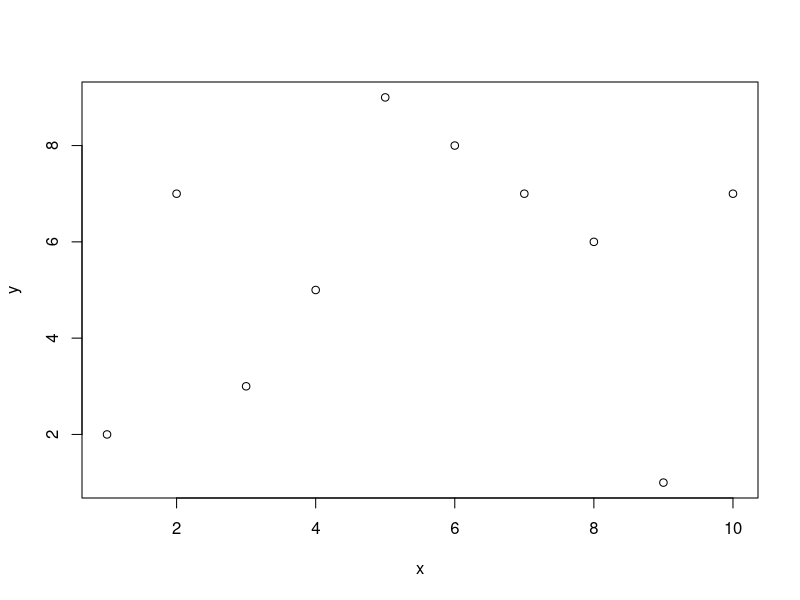
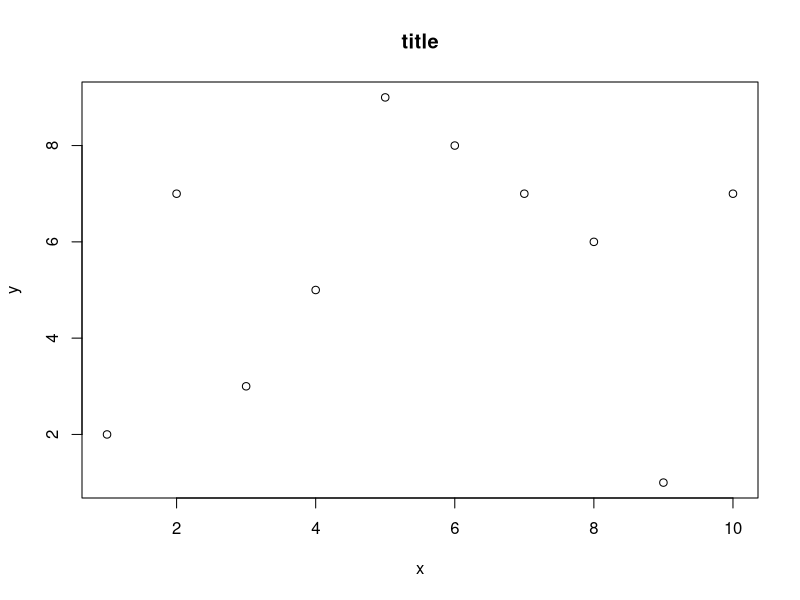
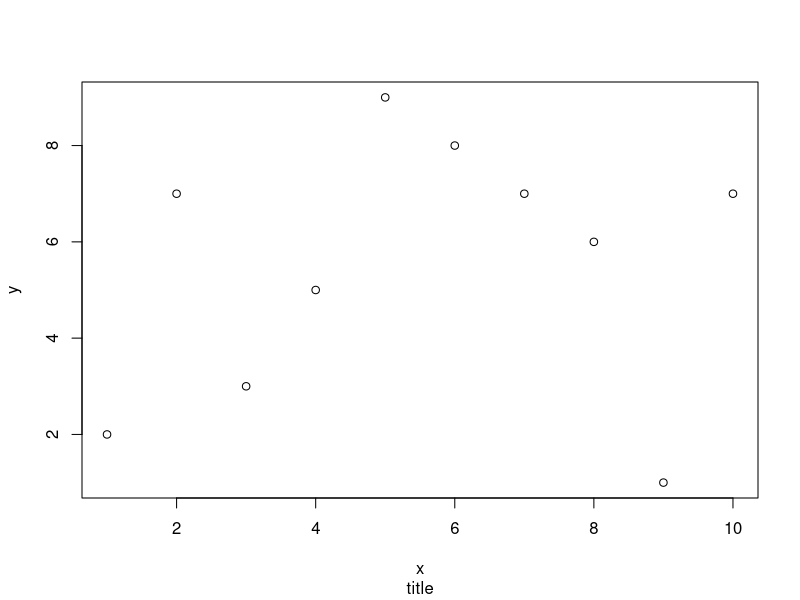
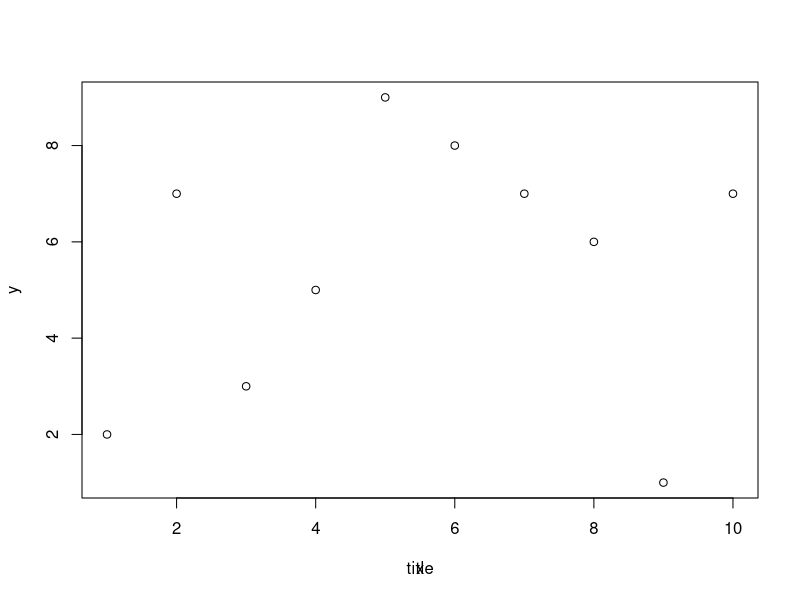
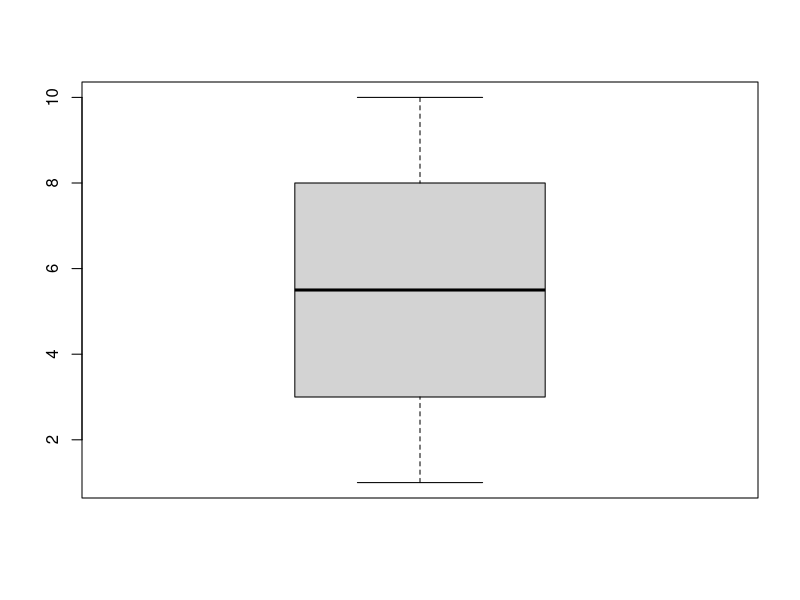
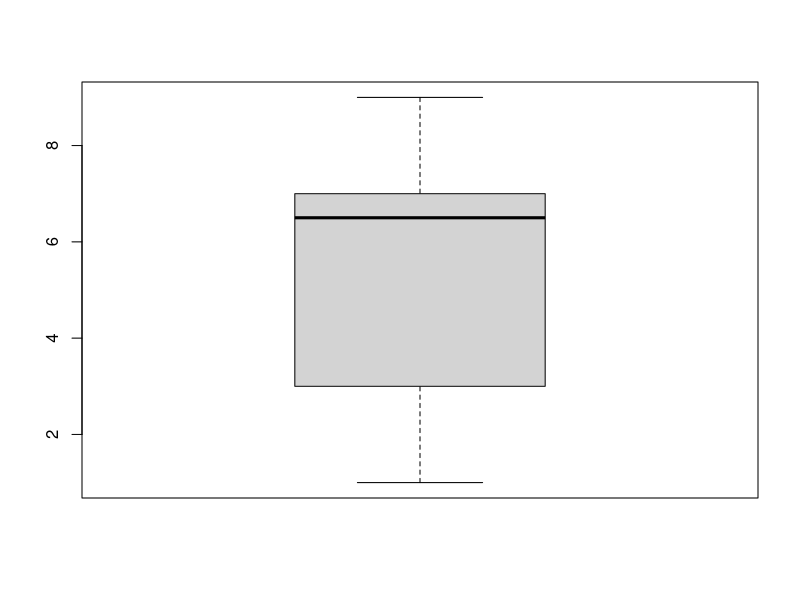
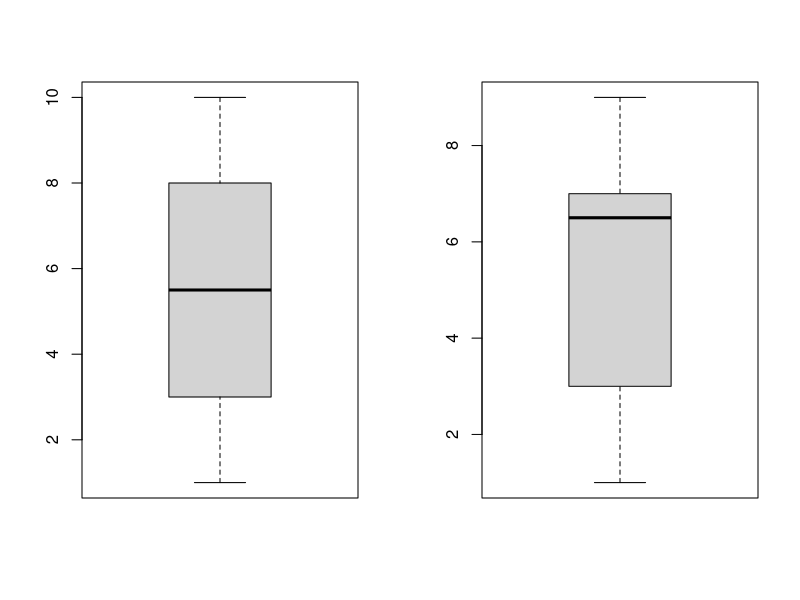
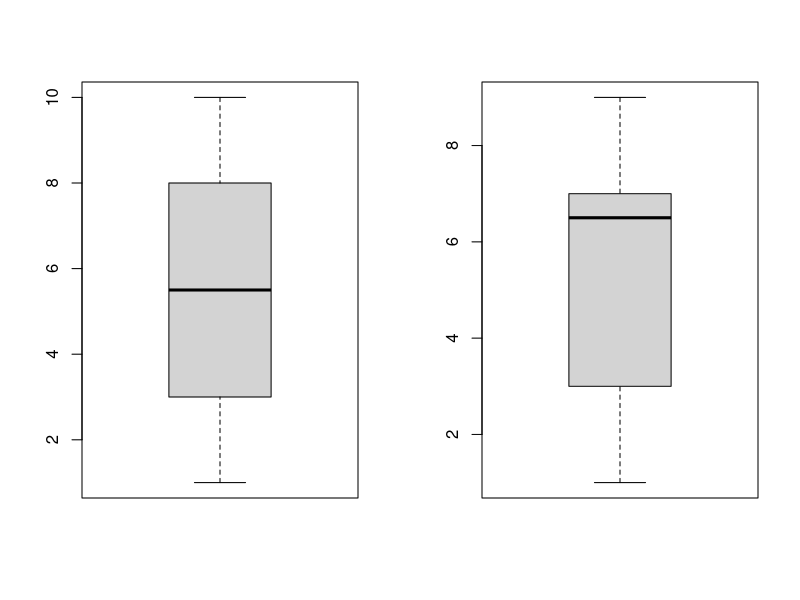

These figures' R source, in order:
## ---- chunk 1
x=1:10
y=c(2,7,3,5,9,8,7,6,1,7)
plot(x,y)
## ---- chunk 2
x=1:10
y=c(2,7,3,5,9,8,7,6,1,7)
plot(x,y)
title(main = "title")
## ---- chunk 3
x=1:10
y=c(2,7,3,5,9,8,7,6,1,7)
plot(x,y)
title(sub = "title")
## ---- chunk 4
x=1:10
y=c(2,7,3,5,9,8,7,6,1,7)
plot(x,y)
title(xlab = "title")
## ---- chunk 5
boxplot(x)
boxplot(y)
par(mfrow=c(1,2))
## ---- chunk 6
par(mfrow=c(1,2))
boxplot(x)
boxplot(y)
## ---- chunk 7
par(mfrow=c(boxplot(x),boxplot(y)))
## ---- chunk 8
x=c(1:5,3:7,1:6)
hist(x)
## ---- chunk 9
#install.packages("MASS")
library(MASS)
car.table <- table(Cars93$Type)
barplot(car.table,main = "汽車型態的次數分配直條圖")
pie(car.table,main = "汽車型態的次數分配圓餅圖")
## ---- chunk 10
#install.packages("MASS")
library(MASS)
car <- data.frame(Cars93$MPG.city,Cars93$MPG.highway)
model <- lm(Cars93.MPG.city~Cars93.MPG.highway,data = car)
model.value <- fitted(model)
plot(car,main = "市區與公路耗油迴歸與散布圖")
abline(model) 
